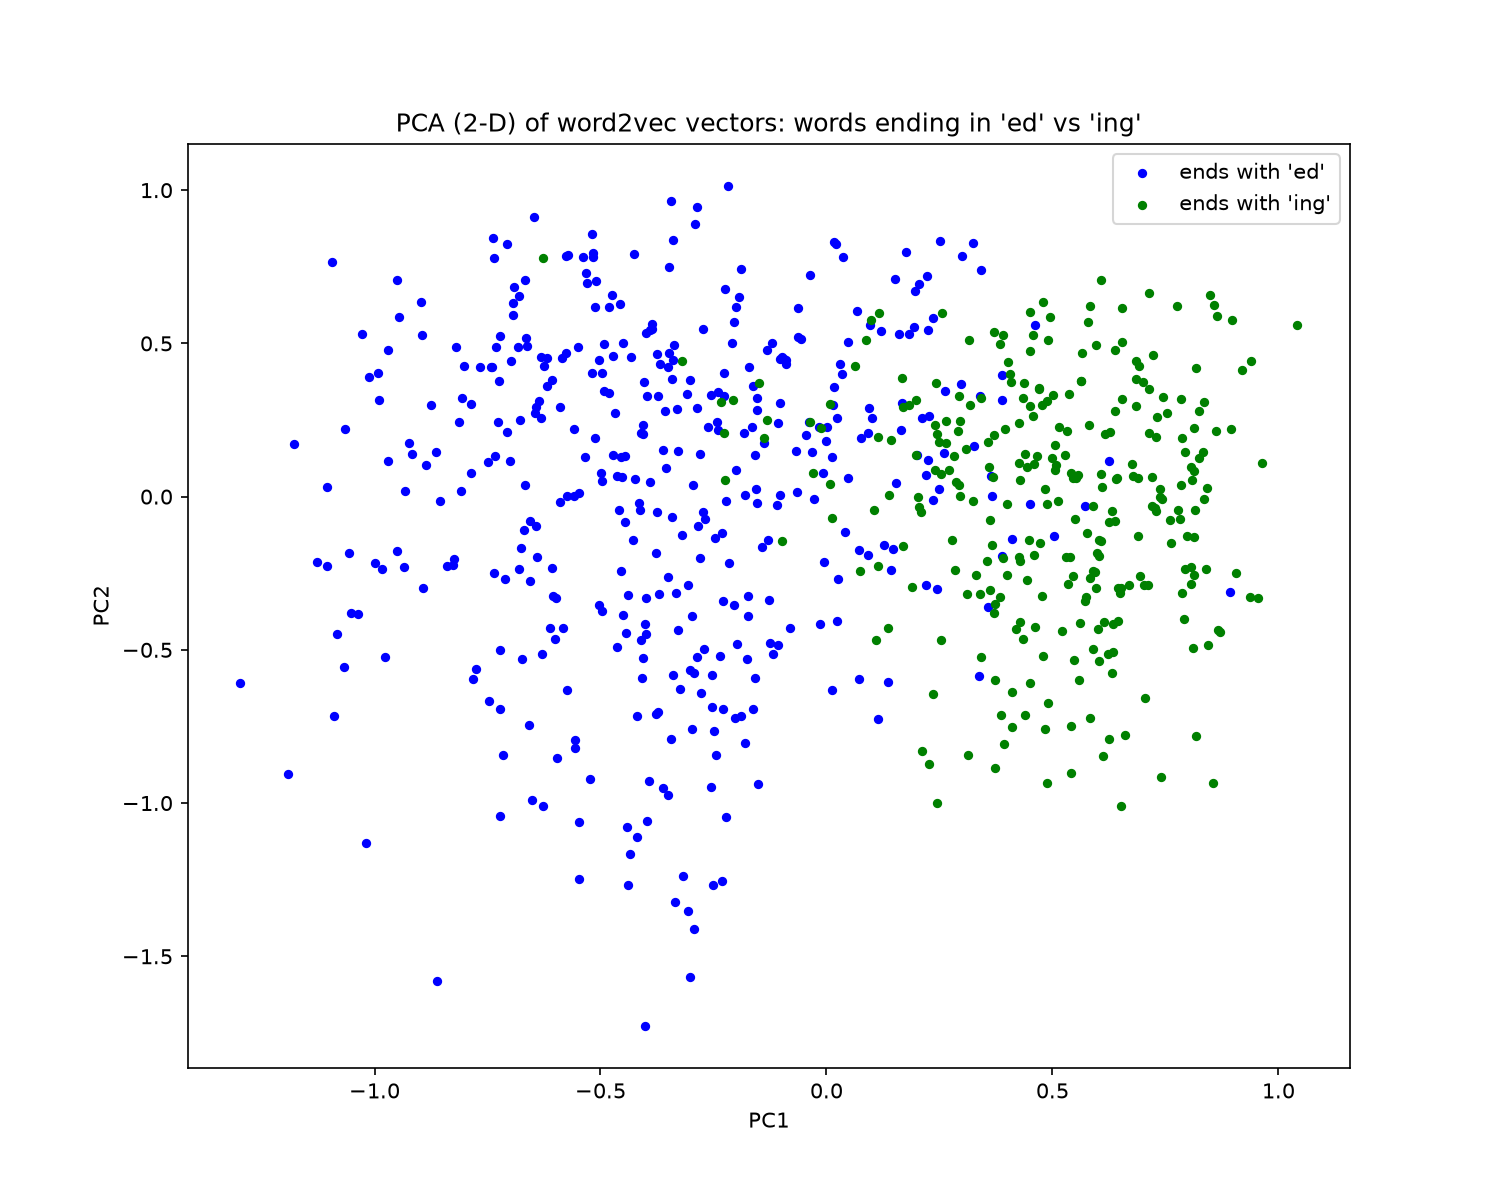

The script that saved this image:
import gensim.downloader as dl
import matplotlib
matplotlib.use("Agg")
import matplotlib.pyplot as plt
import numpy as np
from sklearn import decomposition
from sklearn.linear_model import LogisticRegression
from sklearn.model_selection import cross_val_score

model = dl.load("word2vec-google-news-300")
words = [w for w in model.index_to_key[1:5000] if w.endswith("ed") or w.endswith("ing")]
y = np.array([w.endswith("ing") for w in words])
X = np.stack([model[w] for w in words])
print(len(words), "words;", (~y).sum(), "ed,", y.sum(), "ing")

pca = decomposition.PCA(n_components=2).fit(X)
Z = pca.transform(X)
print("explained variance ratio:", pca.explained_variance_ratio_, pca.explained_variance_ratio_.sum())

plt.figure(figsize=(10, 8))
plt.scatter(*Z[~y].T, c="blue", s=12, label="ends with 'ed'")
plt.scatter(*Z[y].T, c="green", s=12, label="ends with 'ing'")
plt.legend(); plt.xlabel("PC1"); plt.ylabel("PC2")
plt.title("PCA (2-D) of word2vec vectors: words ending in 'ed' vs 'ing'")
plt.savefig("partA/a4_plot.png", dpi=150)

clf = LogisticRegression(max_iter=2000)
for name, F in [("2-D PCA", Z), ("full 300-D", X)]:
    print(f"logreg 5-fold CV acc, {name}: {cross_val_score(clf, F, y, cv=5).mean():.3f}")
print("majority baseline:", max(y.mean(), 1 - y.mean()))
